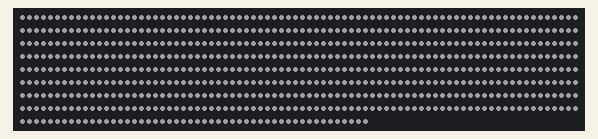
This sketch was run on a simulated Arduino Uno, built with avr-gcc and run on an emulated ATmega328P. On the bench: 690 RGB LEDs in strip order, left to right, continuing on the next row. Dim RGB values are drawn brighter than linear.

Above: at 0.23 s.

The sketch:

camera_triggered_illumination_system.ino
```cpp
#include <Adafruit_NeoPixel.h>

#define CAMERA_TRIGGER_PIN 6
#define LED_PIN 8
#define NUM_LEDS 690

Adafruit_NeoPixel strip(NUM_LEDS, LED_PIN, NEO_GRB + NEO_KHZ800);

void setup() {
  pinMode(CAMERA_TRIGGER_PIN, OUTPUT);
  digitalWrite(CAMERA_TRIGGER_PIN, LOW);

  strip.begin();
  strip.setBrightness(80);   // Limit brightness to reduce current
  strip.show();              // Turn all pixels off
}

void loop() {
  // Turn LEDs on for illumination
  setAllPixels(strip.Color(100, 100, 100));  // White light

  delay(50);  // Short settling time before camera trigger

  // Trigger the camera
  digitalWrite(CAMERA_TRIGGER_PIN, HIGH);
  delay(10);  // Camera trigger pulse width
  digitalWrite(CAMERA_TRIGGER_PIN, LOW);

  delay(200); // Time for camera exposure or processing

  // Turn LEDs off
  setAllPixels(strip.Color(0, 0, 0));

  delay(1000); // Wait before next capture
}

void setAllPixels(uint32_t color) {
  for (int i = 0; i < strip.numPixels(); i++) {
    strip.setPixelColor(i, color);
  }
  strip.show();
}
```
